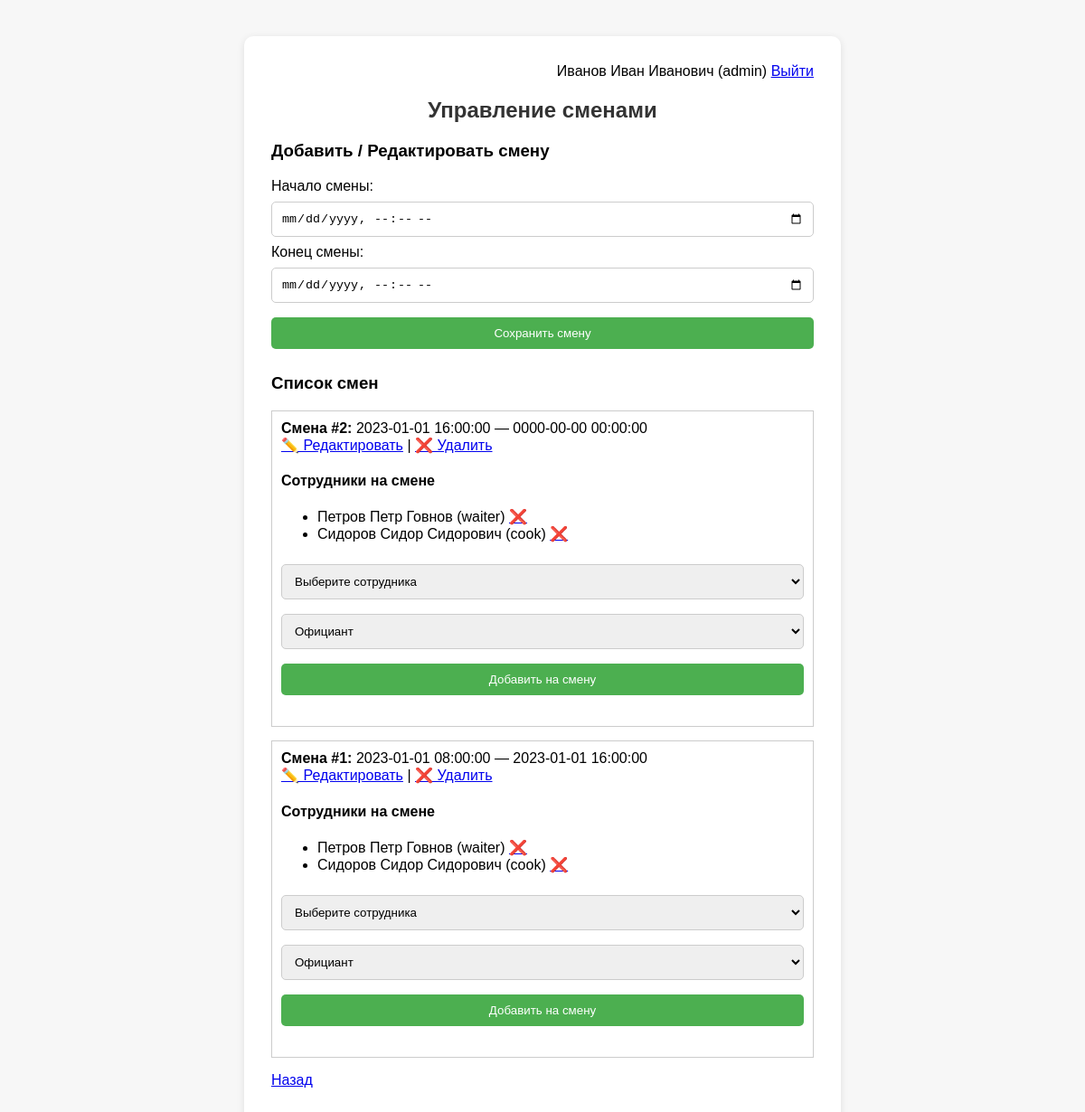
The app's page /zad/admin_shifts.php (signed in) with its own data.
### tables this page shows
CREATE TABLE `shifts` (
  `id` int(11) NOT NULL,
  `start_time` datetime NOT NULL,
  `end_time` datetime NOT NULL,
  `created_at` timestamp NOT NULL DEFAULT current_timestamp(),
  `updated_at` timestamp NOT NULL DEFAULT current_timestamp() ON UPDATE current_timestamp()
);

CREATE TABLE `shift_workers` (
  `id` int(11) NOT NULL,
  `shift_id` int(11) NOT NULL,
  `user_id` int(11) NOT NULL,
  `role` enum('waiter','cook') NOT NULL,
  `created_at` timestamp NOT NULL DEFAULT current_timestamp(),
  `updated_at` timestamp NOT NULL DEFAULT current_timestamp() ON UPDATE current_timestamp()
);

CREATE TABLE `users` (
  `id` int(11) NOT NULL,
  `login` varchar(50) NOT NULL,
  `password` varchar(50) NOT NULL,
  `full_name` varchar(100) NOT NULL,
  `role` enum('admin','waiter','cook') NOT NULL,
  `created_at` timestamp NOT NULL DEFAULT current_timestamp(),
  `updated_at` timestamp NOT NULL DEFAULT current_timestamp() ON UPDATE current_timestamp()
);

### zad/admin_shifts.php (the view, shortened to what this page needs)
<?php
require 'db.php';
$shifts = $pdo->query("SELECT * FROM shifts ORDER BY start_time DESC")->fetchAll();
$shift_workers = [];
foreach ($shifts as $shift) {
    $stmt = $pdo->prepare("
        SELECT sw.id as sw_id, u.full_name, u.role
        FROM shift_workers sw
        JOIN users u ON sw.user_id = u.id
        WHERE sw.shift_id = ?");
    $stmt->execute([$shift['id']]);
    $shift_workers[$shift['id']] = $stmt->fetchAll();
}
?>
<link rel="stylesheet" href="style.css">
<div class="container">
    <div class="current-user">
        <?= $_SESSION['user']['full_name'] ?> (<?= $_SESSION['user']['role'] ?>)
        <a href="logout.php">Выйти</a>
    </div>
    <h2>Управление сменами</h2>
    <h3>Добавить / Редактировать смену</h3>
    <form method="post">
        <label>Начало смены:</label>
        <input type="datetime-local" name="start_time" required value="<?php
        ?>">
        <label>Конец смены:</label>
        <input type="datetime-local" name="end_time" required value="<?php
            if (isset($_GET['edit_shift'])) {
                echo date('Y-m-d\TH:i', strtotime($s['end_time']));
            }
        ?>">
        <button type="submit" name="save_shift">Сохранить смену</button>
    </form>
    <h3>Список смен</h3>
    <?php foreach ($shifts as $shift): ?>
        <div style="border: 1px solid #ccc; padding: 10px; margin-bottom: 15px;">
            <b>Смена #<?= $shift['id'] ?>:</b> <?= $shift['start_time'] ?> — <?= $shift['end_time'] ?>
            <div class="actions">
                <a href="?edit_shift=<?= $shift['id'] ?>">✏️ Редактировать</a> |
                <a href="?delete_shift=<?= $shift['id'] ?>" onclick="return confirm('Удалить смену?')">❌ Удалить</a>
            </div>
            <h4>Сотрудники на смене</h4>
            <ul>
                <?php foreach ($shift_workers[$shift['id']] as $worker): ?>
                    <li>
                        <?= htmlspecialchars($worker['full_name']) ?> (<?= $worker['role'] ?>)
                        <a href="?delete_worker=<?= $worker['sw_id'] ?>" onclick="return confirm('Удалить сотрудника со смены?')">❌</a>
                    </li>
                <?php endforeach; ?>
            </ul>
            <form method="post" style="margin-top: 10px;">
                <select name="user_id" required>
                    <option value="">Выберите сотрудника</option>
                </select>
                <select name="role_worker" required>
                    <option value="waiter">Официант</option>
                </select>
                <button type="submit" name="add_worker">Добавить на смену</button>
            </form>
        </div>
    <?php endforeach; ?>
    <p><a href="index.php">Назад</a></p>
</div>

### zad/style.css (style rules this page uses)
.container { max-width: 600px; margin: 40px auto; background: #fff; padding: 30px; border-radius: 10px; box-shadow: 0 2px 8px rgba(0,0,0,0.1); }
h2 { text-align: center; color: #333; }
input, select, button { width: 100%; padding: 10px; margin: 8px 0; border: 1px solid #ccc; border-radius: 5px; }
button { background: #4CAF50; color: #fff; border: none; cursor: pointer; }
.actions { white-space: nowrap; }
.current-user { text-align: right; margin-bottom: 20px; }

### records on screen
shifts: id "2", start_time "2023-01-01 16:00:00", end_time "0000-00-00 00:00:00"
shift_workers: user.full_name "Петров Петр Говнов", user.role "waiter"
shift_workers: user.full_name "Сидоров Сидор Сидорович", user.role "cook"
shifts: id "1", start_time "2023-01-01 08:00:00", end_time "2023-01-01 16:00:00"
shift_workers: user.full_name "Петров Петр Говнов", user.role "waiter"
shift_workers: user.full_name "Сидоров Сидор Сидорович", user.role "cook"

### other values on screen
$_SESSION['user']['full_name'] "Иванов Иван Иванович"
$_SESSION['user']['role'] "admin"
